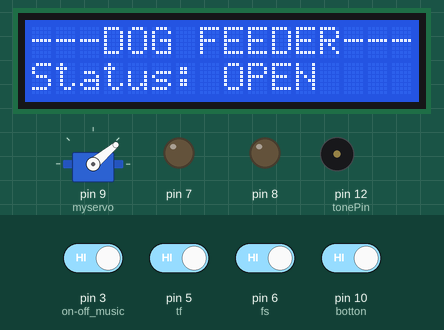
This sketch was run on a simulated Arduino Uno, built with avr-gcc and run on an emulated ATmega328P. Parts: 16×2 character LCD, servo, output pins drawn as LEDs (lit = HIGH), buzzer (waves = sounding). The test bench sets the inputs (shaded band); at power-on: pin 3 (on-off_music), pin 5 (tf), pin 6 (fs), pin 10 (botton) HIGH. What the sketch prints to the serial monitor is not drawn.

Above: at 1.2 s.
1.3 s: pin 6 (fs) driven LOW and pin 10 (botton) driven LOW
At 9.1 s:
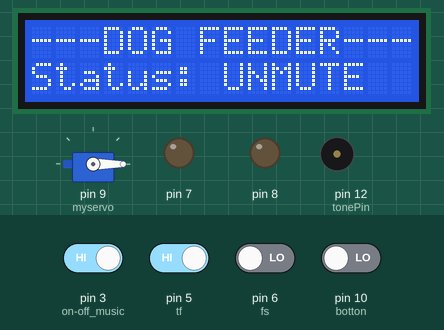
11.3 s: pin 10 (botton) driven HIGH
At 15.1 s:
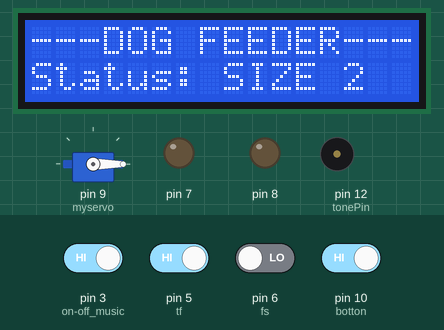
22.4 s: pin 6 (fs) driven HIGH
At 31.0 s:
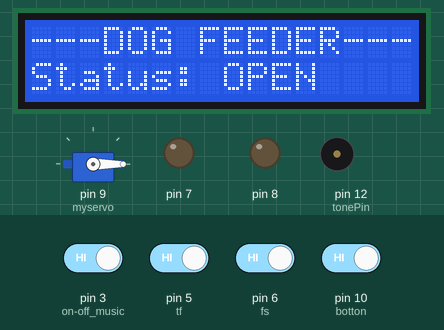
46.1 s: pin 3 (on-off_music) driven LOW and pin 5 (tf) driven LOW
60.1 s: pin 3 (on-off_music) driven HIGH
At 62.0 s:
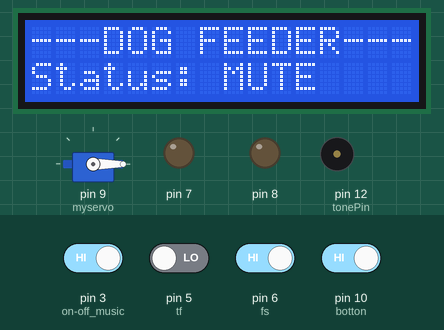
Timing chart, 0 to 71.1 s (numbered marks = the images above; inputs shaded):
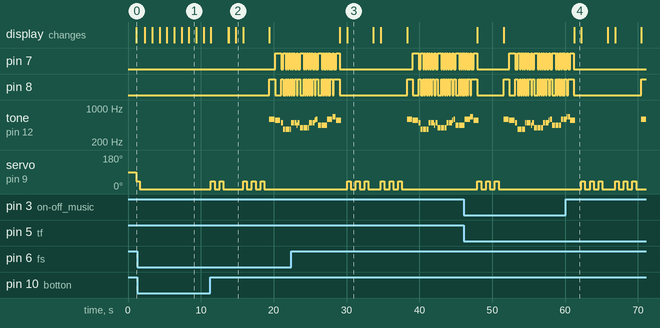

The sketch:

uno.ino
```cpp
#include <Servo.h>

#include <LiquidCrystal_I2C.h>
#include <Wire.h>
LiquidCrystal_I2C lcd(0x3F, 16, 2); //ถ้าจอไม่แสดงผล ให้ลองเปลี่ยน 0x3F เป็น 0x27

int start = 0;//uno start

int botton = 10;
int value = 0;
Servo myservo;

//tone
int tonePin = 12;

//on-off music
int on = 0, var = 1;

//เทfood
int tf = 5;
int tf_value = 1;

//button food size
int fs = 6;
int fs_value = 1;
int foodsize = 0;
int decryp[3] = {1, 2, 3}, i=0;
int time_delay = 1;

void setup()

{
  pinMode(12, OUTPUT);//buzzer

  pinMode(3, INPUT_PULLUP);//on-off music

  pinMode(11, INPUT_PULLUP);//node finsh setup

  lcd.begin();
  lcd.setCursor(0, 0);
  lcd.print("---DOG FEEDER---");
  lcd.setCursor(0, 1);
  lcd.print("Status:");
  Serial.begin(9600);

  pinMode(botton, INPUT_PULLUP);//รับค่ามาจากสายที่เชื่อมกับnode

  //LED music
  pinMode(8, OUTPUT);
  pinMode(7, OUTPUT);

  //เทfood
  pinMode(tf, INPUT_PULLUP);

  //botton food size
  pinMode(fs, INPUT_PULLUP);//  รับค่าจากปุ่ม

  myservo.attach(9);

}

void loop(){
  if(digitalRead(3)==1){
    on++;
    if(on%2 == 0){
      Serial.println(on);
      var = 1;
      lcd.setCursor(7, 1);
      lcd.print(" UNMUTE");
      delay(1000);
    }
    else{
      var = 0;
      lcd.setCursor(7, 1);
      lcd.print(" MUTE  ");
      delay(1000);
    }
  }

  value = digitalRead(botton);
  tf_value = digitalRead(tf);//เทfood
  if(tf_value == 0){
    value = 1;
  }
  fs_value = digitalRead(fs);//food size
  if(fs_value == 0){
    foodsize = decryp[i%3];
    i++;
    lcd.setCursor(7, 1); // ไปที่ตัวอักษรที่ 0 บรรทัดที่ 1
    if(foodsize == 1){
      lcd.print(" SIZE 2");
      time_delay = 2;
      delay(1000);
    }
    else if(foodsize == 3){
      lcd.print(" SIZE 2");
      time_delay = 3;
      delay(1000);
    }
    else if(foodsize == 3){
      lcd.print(" SIZE 1");
      time_delay = 1;
      delay(1000);
    }
  }

  if(value == 0){
    myservo.write(0);
    lcd.setCursor(7, 1); // ไปที่ตัวอักษรที่ 0 บรรทัดที่ 1
    lcd.print(" CLOSE ");
   }
   else if(value == 1){
    lcd.setCursor(7, 1); // ไปที่ตัวอักษรที่ 0 บรรทัดที่ 1
    lcd.print(" OPEN ");
    for(int i=0; i<time_delay; i++){
    myservo.write(40);
    delay(500);
    myservo.write(0);
    delay(700);
    }
    lcd.setCursor(7, 1); // ไปที่ตัวอักษรที่ 0 บรรทัดที่ 1
    lcd.print(" CLOSE ");
    if(var == 1) Despacito();
  }
  if(start == 0){
    lcd.setCursor(7, 1);
    lcd.print("     5");
    delay(1000);
    lcd.setCursor(7, 1);
    lcd.print("    4 ");
    delay(1000);
    lcd.setCursor(7, 1);
    lcd.print("   3  ");
    delay(1000);
    lcd.setCursor(7, 1);
    lcd.print("  2   ");
    delay(1000);
    lcd.setCursor(7, 1);
    lcd.print(" 1    ");
    delay(1000);
    lcd.setCursor(7, 1);
    lcd.print(" START");
    delay(1000);
    start++;
  }
}

//led music
void red_on(){
  digitalWrite(8, HIGH);
}
void red_off(){
  digitalWrite(8, LOW);
}
void blue_on(){
  digitalWrite(7, HIGH);
}
void blue_off(){
  digitalWrite(7, LOW);
}


void Despacito() {
    tone(tonePin, 587, 709.720327982);
    red_on();
    delay(788.578142202);
    delay(10.3082110092);
    red_off();
    tone(tonePin, 554, 709.720327982);
    blue_on();
    delay(788.578142202);
    delay(5.15410550459);
    blue_off();
    tone(tonePin, 493, 273.683002294);
    red_on();
    delay(304.092224771);
    delay(5.15410550459);
    red_off();
    tone(tonePin, 369, 273.683002294);
    blue_on();
    delay(304.092224771);
    delay(5.15410550459);
    blue_off();
    tone(tonePin, 369, 134.52215367);
    red_on();
    delay(149.469059633);
    delay(5.15410550459);
    red_off();
    tone(tonePin, 369, 134.52215367);
    blue_on();
    delay(149.469059633);
    delay(5.15410550459);
    blue_off();
    tone(tonePin, 369, 134.52215367);
    red_on();
    delay(149.469059633);
    delay(5.15410550459);
    red_off();
    tone(tonePin, 369, 134.52215367);
    blue_on();
    delay(149.469059633);
    delay(5.15410550459);
    blue_off();
    tone(tonePin, 369, 134.52215367);
    red_on();
    delay(149.469059633);
    delay(5.15410550459);
    red_off();
    tone(tonePin, 493, 134.52215367);
    blue_on();
    delay(149.469059633);
    delay(5.15410550459);
    blue_off();
    tone(tonePin, 493, 134.52215367);
    red_on();
    delay(149.469059633);
    delay(5.15410550459);
    red_off();
    tone(tonePin, 493, 134.52215367);
    blue_on();
    delay(149.469059633);
    delay(5.15410550459);
    blue_off();
    tone(tonePin, 493, 273.683002294);
    red_on();
    delay(304.092224771);
    delay(5.15410550459);
    red_off();
    tone(tonePin, 440, 134.52215367);
    blue_on();
    delay(149.469059633);
    delay(5.15410550459);
    blue_off();
    tone(tonePin, 493, 273.683002294);
    red_on();
    delay(304.092224771);
    delay(5.15410550459);
    red_off();
    tone(tonePin, 391, 412.843850917);
    blue_on();
    delay(458.715389908);
    delay(5.15410550459);
    blue_off();
    tone(tonePin, 391, 134.52215367);
    red_on();
    delay(149.469059633);
    delay(5.15410550459);
    red_off();
    tone(tonePin, 391, 134.52215367);
    blue_on();
    delay(149.469059633);
    delay(5.15410550459);
    blue_off();
    tone(tonePin, 391, 134.52215367);
    red_on();
    delay(149.469059633);
    delay(5.15410550459);
    red_off();
    tone(tonePin, 391, 134.52215367);
    blue_on();
    delay(149.469059633);
    delay(5.15410550459);
    blue_off();
    tone(tonePin, 391, 134.52215367);
    red_on();
    delay(149.469059633);
    delay(5.15410550459);
    red_off();
    tone(tonePin, 493, 134.52215367);
    blue_on();
    delay(149.469059633);
    delay(5.15410550459);
    blue_off();
    tone(tonePin, 493, 134.52215367);
    red_on();
    delay(149.469059633);
    delay(5.15410550459);
    red_off();
    tone(tonePin, 493, 134.52215367);
    blue_on();
    delay(149.469059633);
    delay(5.15410550459);
    blue_off();
    tone(tonePin, 493, 273.683002294);
    red_on();
    delay(304.092224771);
    delay(5.15410550459);
    red_off();
    tone(tonePin, 554, 134.52215367);
    blue_on();
    delay(149.469059633);
    delay(5.15410550459);
    blue_off();
    tone(tonePin, 587, 273.683002294);
    red_on();
    delay(304.092224771);
    delay(5.15410550459);
    red_off();
    tone(tonePin, 440, 412.843850917);
    blue_on();
    delay(458.715389908);
    delay(5.15410550459);
    blue_off();
    tone(tonePin, 440, 134.52215367);
    red_on();
    delay(149.469059633);
    delay(5.15410550459);
    red_off();
    tone(tonePin, 440, 134.52215367);
    blue_on();
    delay(149.469059633);
    delay(5.15410550459);
    blue_off();
    tone(tonePin, 440, 134.52215367);
    red_on();
    delay(149.469059633);
    delay(5.15410550459);
    red_off();
    tone(tonePin, 440, 41.7482545872);
    blue_on();
    delay(46.3869495413);
    delay(36.0787385321);
    blue_off();
    tone(tonePin, 440, 37.109559633);
    red_on();
    delay(41.2328440367);
    delay(30.9246330275);
    red_off();
    tone(tonePin, 440, 134.52215367);
    blue_on();
    delay(149.469059633);
    delay(5.15410550459);
    blue_off();
    tone(tonePin, 587, 134.52215367);
    red_on();
    delay(149.469059633);
    delay(5.15410550459);
    red_off();
    tone(tonePin, 587, 134.52215367);
    blue_on();
    delay(149.469059633);
    delay(5.15410550459);
    blue_off();
    tone(tonePin, 587, 46.3869495413);
    red_on();
    delay(51.5410550459);
    delay(30.9246330275);
    red_off();
    tone(tonePin, 587, 46.3869495413);
    blue_on();
    delay(51.5410550459);
    delay(20.6164220183);
    blue_off();
    tone(tonePin, 587, 273.683002294);
    red_on();
    delay(304.092224771);
    delay(5.15410550459);
    red_off();
    tone(tonePin, 659, 134.52215367);
    blue_on();
    delay(149.469059633);
    delay(5.15410550459);
    blue_off();
    tone(tonePin, 659, 273.683002294);
    red_on();
    delay(304.092224771);
    delay(5.15410550459);
    red_off();
    tone(tonePin, 554, 691.165548165);
    blue_on();
    red_on();
    delay(500);
    red_off();
    blue_off();
}
```

Measured:
- after the input at 1.3 s, pin 8: stays LOW (without the input it goes to HIGH after 9.3 s); tone on pin 12 (tonePin): stays silent (without the input it goes to 587 Hz after 9.3 s); servo on pin 9 (myservo): goes on until 1.6 s, then stays 0°
- after the input at 11.3 s, pin 7: LOW → HIGH after 8.9 s, → LOW 0.79 s later, → HIGH 0.31 s later, → LOW 0.31 s later, … (9 changes in this stretch); pin 8: LOW → HIGH after 8.1 s, → LOW 0.80 s later, → HIGH 0.79 s later, → LOW 0.31 s later, … (10 changes in this stretch)
- after the input at 60.1 s, pin 7: goes on until 61.2 s, then stays LOW; the display: changes after 1.1 s (image 4)
- what the display in image 1 shows lasts 1.0 s, from 8.4 s to 9.4 s
- what the display in image 3 shows lasts 3.6 s, from 30.1 s to 33.7 s
